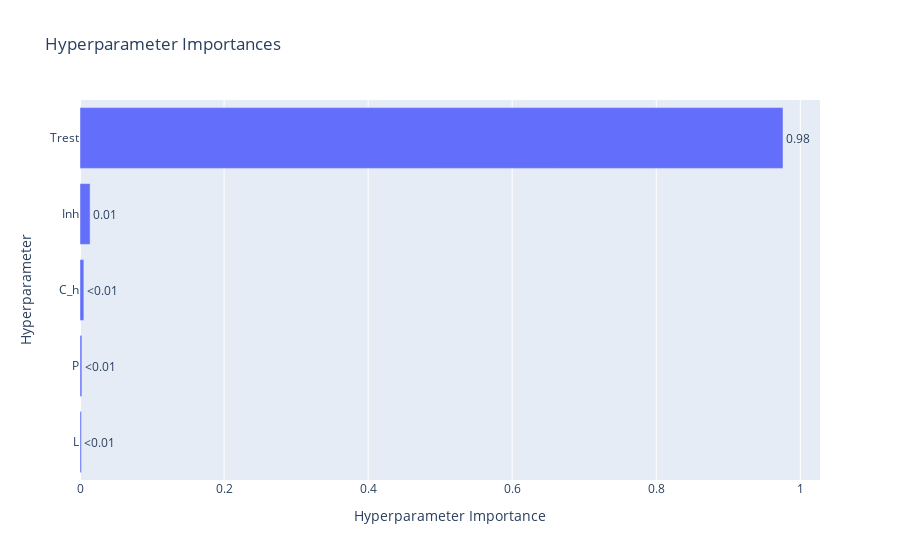

Notebook code for this chart:
### Code cell
vis.plot_param_importances(study)

### Figure 1 — Plotly figure (JSON) as saved in the notebook; plotly's stock layout.template omitted (floating-point values rounded to 4 significant figures)
{"data": [{"cliponaxis": false, "hovertemplate": ["L (IntDistribution): 0.002056582121022606<extra></extra>", "P (FloatDistribution): 0.002630681001713899<extra></extra>", "C_h (FloatDistribution): 0.005338553624682411<extra></extra>", "Inh (FloatDistribution): 0.014037604924300097<extra></extra>", "Trest (FloatDistribution): 0.9759365783282811<extra></extra>"], "name": "Objective Value", "orientation": "h", "text": ["<0.01", "<0.01", "<0.01", "0.01", "0.98"], "textposition": "outside", "type": "bar", "x": [0.002057, 0.002631, 0.005339, 0.01404, 0.9759], "y": ["L", "P", "C_h", "Inh", "Trest"]}], "layout": {"title": {"text": "Hyperparameter Importances"}, "xaxis": {"title": {"text": "Hyperparameter Importance"}}, "yaxis": {"title": {"text": "Hyperparameter"}}}}
